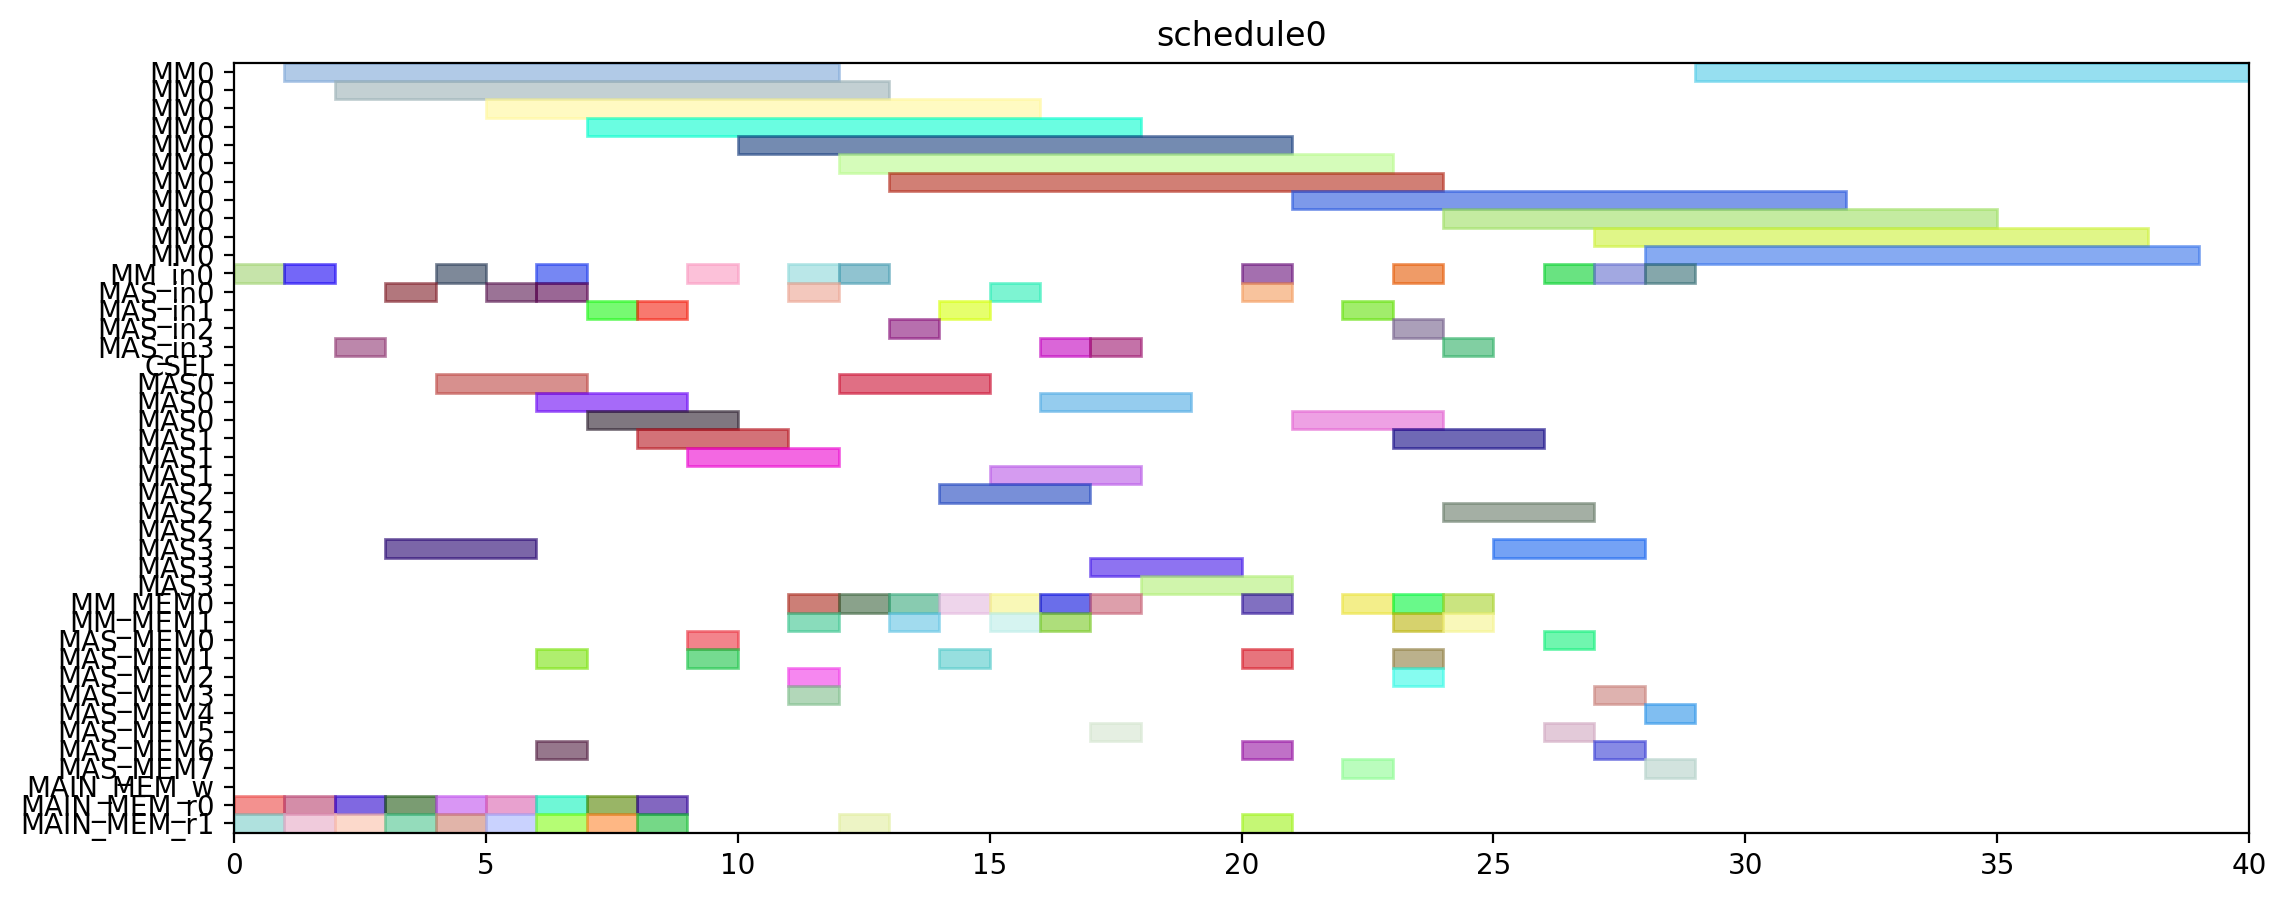

This figure's Python source:
from pyschedule import Scenario, solvers, plotters, alt


def solve():
	horizon = 120
	S = Scenario("schedule0", horizon=horizon)

	# resource
	MM = S.Resources('MM', num=1, size=11)
	MM_in = S.Resources('MM_in', num=1)
	MAS_in = S.Resources('MAS_in', num=4)
	CSEL = S.Resource('CSEL')
	MAS = S.Resources('MAS', num=4, size=3, periods=range(1, horizon))
	MM_MEM = S.Resources('MM_MEM', num=2)
	MAS_MEM = S.Resources('MAS_MEM', num=8)
	MAIN_MEM_w = S.Resource('MAIN_MEM_w', size=1)
	MAIN_MEM_r = S.Resources('MAIN_MEM_r', num=2)

	# result of previous scheduling

	# new tasks
	t0 = S.Task('t0', length=11, delay_cost=1)
	t0 += alt(MM)
	t0_in = S.Task('t0_in', length=1, delay_cost=1)
	t0_in += alt(MM_in)
	S += t0_in*MM_in[0]<=t0*MM[0]
	t0_mem0 = S.Task('t0_mem0', length=1, delay_cost=1)
	t0_mem0 += MAIN_MEM_r[0]
	S += t0_mem0 <= t0

	t0_mem1 = S.Task('t0_mem1', length=1, delay_cost=1)
	t0_mem1 += MAIN_MEM_r[1]
	S += t0_mem1 <= t0

	t1 = S.Task('t1', length=11, delay_cost=1)
	t1 += alt(MM)
	t1_in = S.Task('t1_in', length=1, delay_cost=1)
	t1_in += alt(MM_in)
	S += t1_in*MM_in[0]<=t1*MM[0]
	t1_mem0 = S.Task('t1_mem0', length=1, delay_cost=1)
	t1_mem0 += MAIN_MEM_r[0]
	S += t1_mem0 <= t1

	t1_mem1 = S.Task('t1_mem1', length=1, delay_cost=1)
	t1_mem1 += MAIN_MEM_r[1]
	S += t1_mem1 <= t1

	t2 = S.Task('t2', length=11, delay_cost=1)
	t2 += alt(MM)
	t2_in = S.Task('t2_in', length=1, delay_cost=1)
	t2_in += alt(MM_in)
	S += t2_in*MM_in[0]<=t2*MM[0]
	t2_mem0 = S.Task('t2_mem0', length=1, delay_cost=1)
	t2_mem0 += MAIN_MEM_r[0]
	S += t2_mem0 <= t2

	t2_mem1 = S.Task('t2_mem1', length=1, delay_cost=1)
	t2_mem1 += MAIN_MEM_r[1]
	S += t2_mem1 <= t2

	t3 = S.Task('t3', length=3, delay_cost=1)
	t3 += alt(MAS)
	t3_in = S.Task('t3_in', length=1, delay_cost=1)
	t3_in += alt(MAS_in)
	S += t3_in*MAS_in[0]<=t3*MAS[0]

	S += t3_in*MAS_in[1]<=t3*MAS[1]

	S += t3_in*MAS_in[2]<=t3*MAS[2]

	S += t3_in*MAS_in[3]<=t3*MAS[3]

	t3_mem0 = S.Task('t3_mem0', length=1, delay_cost=1)
	t3_mem0 += MAIN_MEM_r[0]
	S += t3_mem0 <= t3

	t3_mem1 = S.Task('t3_mem1', length=1, delay_cost=1)
	t3_mem1 += MAIN_MEM_r[1]
	S += t3_mem1 <= t3

	t4 = S.Task('t4', length=3, delay_cost=1)
	t4 += alt(MAS)
	t4_in = S.Task('t4_in', length=1, delay_cost=1)
	t4_in += alt(MAS_in)
	S += t4_in*MAS_in[0]<=t4*MAS[0]

	S += t4_in*MAS_in[1]<=t4*MAS[1]

	S += t4_in*MAS_in[2]<=t4*MAS[2]

	S += t4_in*MAS_in[3]<=t4*MAS[3]

	t4_mem0 = S.Task('t4_mem0', length=1, delay_cost=1)
	t4_mem0 += MAIN_MEM_r[0]
	S += t4_mem0 <= t4

	t4_mem1 = S.Task('t4_mem1', length=1, delay_cost=1)
	t4_mem1 += MAIN_MEM_r[1]
	S += t4_mem1 <= t4

	t8 = S.Task('t8', length=3, delay_cost=1)
	t8 += alt(MAS)
	t8_in = S.Task('t8_in', length=1, delay_cost=1)
	t8_in += alt(MAS_in)
	S += t8_in*MAS_in[0]<=t8*MAS[0]

	S += t8_in*MAS_in[1]<=t8*MAS[1]

	S += t8_in*MAS_in[2]<=t8*MAS[2]

	S += t8_in*MAS_in[3]<=t8*MAS[3]

	t8_mem0 = S.Task('t8_mem0', length=1, delay_cost=1)
	t8_mem0 += MAIN_MEM_r[0]
	S += t8_mem0 <= t8

	t8_mem1 = S.Task('t8_mem1', length=1, delay_cost=1)
	t8_mem1 += MAIN_MEM_r[1]
	S += t8_mem1 <= t8

	t9 = S.Task('t9', length=3, delay_cost=1)
	t9 += alt(MAS)
	t9_in = S.Task('t9_in', length=1, delay_cost=1)
	t9_in += alt(MAS_in)
	S += t9_in*MAS_in[0]<=t9*MAS[0]

	S += t9_in*MAS_in[1]<=t9*MAS[1]

	S += t9_in*MAS_in[2]<=t9*MAS[2]

	S += t9_in*MAS_in[3]<=t9*MAS[3]

	t9_mem0 = S.Task('t9_mem0', length=1, delay_cost=1)
	t9_mem0 += MAIN_MEM_r[0]
	S += t9_mem0 <= t9

	t9_mem1 = S.Task('t9_mem1', length=1, delay_cost=1)
	t9_mem1 += MAIN_MEM_r[1]
	S += t9_mem1 <= t9

	t13 = S.Task('t13', length=3, delay_cost=1)
	t13 += alt(MAS)
	t13_in = S.Task('t13_in', length=1, delay_cost=1)
	t13_in += alt(MAS_in)
	S += t13_in*MAS_in[0]<=t13*MAS[0]

	S += t13_in*MAS_in[1]<=t13*MAS[1]

	S += t13_in*MAS_in[2]<=t13*MAS[2]

	S += t13_in*MAS_in[3]<=t13*MAS[3]

	t13_mem0 = S.Task('t13_mem0', length=1, delay_cost=1)
	t13_mem0 += MAIN_MEM_r[0]
	S += t13_mem0 <= t13

	t13_mem1 = S.Task('t13_mem1', length=1, delay_cost=1)
	t13_mem1 += MAIN_MEM_r[1]
	S += t13_mem1 <= t13

	t14 = S.Task('t14', length=3, delay_cost=1)
	t14 += alt(MAS)
	t14_in = S.Task('t14_in', length=1, delay_cost=1)
	t14_in += alt(MAS_in)
	S += t14_in*MAS_in[0]<=t14*MAS[0]

	S += t14_in*MAS_in[1]<=t14*MAS[1]

	S += t14_in*MAS_in[2]<=t14*MAS[2]

	S += t14_in*MAS_in[3]<=t14*MAS[3]

	t14_mem0 = S.Task('t14_mem0', length=1, delay_cost=1)
	t14_mem0 += MAIN_MEM_r[0]
	S += t14_mem0 <= t14

	t14_mem1 = S.Task('t14_mem1', length=1, delay_cost=1)
	t14_mem1 += MAIN_MEM_r[1]
	S += t14_mem1 <= t14

	t5 = S.Task('t5', length=11, delay_cost=1)
	t5 += alt(MM)
	t5_in = S.Task('t5_in', length=1, delay_cost=1)
	t5_in += alt(MM_in)
	S += t5_in*MM_in[0]<=t5*MM[0]
	t5_mem0 = S.Task('t5_mem0', length=1, delay_cost=1)
	t5_mem0 += alt(MAS_MEM)
	S += (t3*MAS[0])-1 < t5_mem0*MAS_MEM[0]
	S += (t3*MAS[1])-1 < t5_mem0*MAS_MEM[2]
	S += (t3*MAS[2])-1 < t5_mem0*MAS_MEM[4]
	S += (t3*MAS[3])-1 < t5_mem0*MAS_MEM[6]
	S += t5_mem0 <= t5

	t5_mem1 = S.Task('t5_mem1', length=1, delay_cost=1)
	t5_mem1 += alt(MAS_MEM)
	S += (t4*MAS[0])-1 < t5_mem1*MAS_MEM[1]
	S += (t4*MAS[1])-1 < t5_mem1*MAS_MEM[3]
	S += (t4*MAS[2])-1 < t5_mem1*MAS_MEM[5]
	S += (t4*MAS[3])-1 < t5_mem1*MAS_MEM[7]
	S += t5_mem1 <= t5

	t6 = S.Task('t6', length=3, delay_cost=1)
	t6 += alt(MAS)
	t6_in = S.Task('t6_in', length=1, delay_cost=1)
	t6_in += alt(MAS_in)
	S += t6_in*MAS_in[0]<=t6*MAS[0]

	S += t6_in*MAS_in[1]<=t6*MAS[1]

	S += t6_in*MAS_in[2]<=t6*MAS[2]

	S += t6_in*MAS_in[3]<=t6*MAS[3]

	t6_mem0 = S.Task('t6_mem0', length=1, delay_cost=1)
	t6_mem0 += alt(MM_MEM)
	S += (t0*MM[0])-1 < t6_mem0*MM_MEM[0]
	S += t6_mem0 <= t6

	t6_mem1 = S.Task('t6_mem1', length=1, delay_cost=1)
	t6_mem1 += alt(MM_MEM)
	S += (t1*MM[0])-1 < t6_mem1*MM_MEM[1]
	S += t6_mem1 <= t6

	t10 = S.Task('t10', length=11, delay_cost=1)
	t10 += alt(MM)
	t10_in = S.Task('t10_in', length=1, delay_cost=1)
	t10_in += alt(MM_in)
	S += t10_in*MM_in[0]<=t10*MM[0]
	t10_mem0 = S.Task('t10_mem0', length=1, delay_cost=1)
	t10_mem0 += alt(MAS_MEM)
	S += (t8*MAS[0])-1 < t10_mem0*MAS_MEM[0]
	S += (t8*MAS[1])-1 < t10_mem0*MAS_MEM[2]
	S += (t8*MAS[2])-1 < t10_mem0*MAS_MEM[4]
	S += (t8*MAS[3])-1 < t10_mem0*MAS_MEM[6]
	S += t10_mem0 <= t10

	t10_mem1 = S.Task('t10_mem1', length=1, delay_cost=1)
	t10_mem1 += alt(MAS_MEM)
	S += (t9*MAS[0])-1 < t10_mem1*MAS_MEM[1]
	S += (t9*MAS[1])-1 < t10_mem1*MAS_MEM[3]
	S += (t9*MAS[2])-1 < t10_mem1*MAS_MEM[5]
	S += (t9*MAS[3])-1 < t10_mem1*MAS_MEM[7]
	S += t10_mem1 <= t10

	t11 = S.Task('t11', length=3, delay_cost=1)
	t11 += alt(MAS)
	t11_in = S.Task('t11_in', length=1, delay_cost=1)
	t11_in += alt(MAS_in)
	S += t11_in*MAS_in[0]<=t11*MAS[0]

	S += t11_in*MAS_in[1]<=t11*MAS[1]

	S += t11_in*MAS_in[2]<=t11*MAS[2]

	S += t11_in*MAS_in[3]<=t11*MAS[3]

	t11_mem0 = S.Task('t11_mem0', length=1, delay_cost=1)
	t11_mem0 += alt(MM_MEM)
	S += (t1*MM[0])-1 < t11_mem0*MM_MEM[0]
	S += t11_mem0 <= t11

	t11_mem1 = S.Task('t11_mem1', length=1, delay_cost=1)
	t11_mem1 += alt(MM_MEM)
	S += (t2*MM[0])-1 < t11_mem1*MM_MEM[1]
	S += t11_mem1 <= t11

	t15 = S.Task('t15', length=11, delay_cost=1)
	t15 += alt(MM)
	t15_in = S.Task('t15_in', length=1, delay_cost=1)
	t15_in += alt(MM_in)
	S += t15_in*MM_in[0]<=t15*MM[0]
	t15_mem0 = S.Task('t15_mem0', length=1, delay_cost=1)
	t15_mem0 += alt(MAS_MEM)
	S += (t13*MAS[0])-1 < t15_mem0*MAS_MEM[0]
	S += (t13*MAS[1])-1 < t15_mem0*MAS_MEM[2]
	S += (t13*MAS[2])-1 < t15_mem0*MAS_MEM[4]
	S += (t13*MAS[3])-1 < t15_mem0*MAS_MEM[6]
	S += t15_mem0 <= t15

	t15_mem1 = S.Task('t15_mem1', length=1, delay_cost=1)
	t15_mem1 += alt(MAS_MEM)
	S += (t14*MAS[0])-1 < t15_mem1*MAS_MEM[1]
	S += (t14*MAS[1])-1 < t15_mem1*MAS_MEM[3]
	S += (t14*MAS[2])-1 < t15_mem1*MAS_MEM[5]
	S += (t14*MAS[3])-1 < t15_mem1*MAS_MEM[7]
	S += t15_mem1 <= t15

	t16 = S.Task('t16', length=3, delay_cost=1)
	t16 += alt(MAS)
	t16_in = S.Task('t16_in', length=1, delay_cost=1)
	t16_in += alt(MAS_in)
	S += t16_in*MAS_in[0]<=t16*MAS[0]

	S += t16_in*MAS_in[1]<=t16*MAS[1]

	S += t16_in*MAS_in[2]<=t16*MAS[2]

	S += t16_in*MAS_in[3]<=t16*MAS[3]

	t16_mem0 = S.Task('t16_mem0', length=1, delay_cost=1)
	t16_mem0 += alt(MM_MEM)
	S += (t0*MM[0])-1 < t16_mem0*MM_MEM[0]
	S += t16_mem0 <= t16

	t16_mem1 = S.Task('t16_mem1', length=1, delay_cost=1)
	t16_mem1 += alt(MM_MEM)
	S += (t2*MM[0])-1 < t16_mem1*MM_MEM[1]
	S += t16_mem1 <= t16

	t18 = S.Task('t18', length=3, delay_cost=1)
	t18 += alt(MAS)
	t18_in = S.Task('t18_in', length=1, delay_cost=1)
	t18_in += alt(MAS_in)
	S += t18_in*MAS_in[0]<=t18*MAS[0]

	S += t18_in*MAS_in[1]<=t18*MAS[1]

	S += t18_in*MAS_in[2]<=t18*MAS[2]

	S += t18_in*MAS_in[3]<=t18*MAS[3]

	t18_mem0 = S.Task('t18_mem0', length=1, delay_cost=1)
	t18_mem0 += alt(MM_MEM)
	S += (t0*MM[0])-1 < t18_mem0*MM_MEM[0]
	S += t18_mem0 <= t18

	t18_mem1 = S.Task('t18_mem1', length=1, delay_cost=1)
	t18_mem1 += alt(MM_MEM)
	S += (t0*MM[0])-1 < t18_mem1*MM_MEM[1]
	S += t18_mem1 <= t18

	t20 = S.Task('t20', length=11, delay_cost=1)
	t20 += alt(MM)
	t20_in = S.Task('t20_in', length=1, delay_cost=1)
	t20_in += alt(MM_in)
	S += t20_in*MM_in[0]<=t20*MM[0]
	t20_mem0 = S.Task('t20_mem0', length=1, delay_cost=1)
	t20_mem0 += alt(MM_MEM)
	S += (t2*MM[0])-1 < t20_mem0*MM_MEM[0]
	S += t20_mem0 <= t20

	t20_mem1 = S.Task('t20_mem1', length=1, delay_cost=1)
	t20_mem1 += MAIN_MEM_r[1]
	S += t20_mem1 <= t20

	t7 = S.Task('t7', length=3, delay_cost=1)
	t7 += alt(MAS)
	t7_in = S.Task('t7_in', length=1, delay_cost=1)
	t7_in += alt(MAS_in)
	S += t7_in*MAS_in[0]<=t7*MAS[0]

	S += t7_in*MAS_in[1]<=t7*MAS[1]

	S += t7_in*MAS_in[2]<=t7*MAS[2]

	S += t7_in*MAS_in[3]<=t7*MAS[3]

	t7_mem0 = S.Task('t7_mem0', length=1, delay_cost=1)
	t7_mem0 += alt(MM_MEM)
	S += (t5*MM[0])-1 < t7_mem0*MM_MEM[0]
	S += t7_mem0 <= t7

	t7_mem1 = S.Task('t7_mem1', length=1, delay_cost=1)
	t7_mem1 += alt(MAS_MEM)
	S += (t6*MAS[0])-1 < t7_mem1*MAS_MEM[1]
	S += (t6*MAS[1])-1 < t7_mem1*MAS_MEM[3]
	S += (t6*MAS[2])-1 < t7_mem1*MAS_MEM[5]
	S += (t6*MAS[3])-1 < t7_mem1*MAS_MEM[7]
	S += t7_mem1 <= t7

	t12 = S.Task('t12', length=3, delay_cost=1)
	t12 += alt(MAS)
	t12_in = S.Task('t12_in', length=1, delay_cost=1)
	t12_in += alt(MAS_in)
	S += t12_in*MAS_in[0]<=t12*MAS[0]

	S += t12_in*MAS_in[1]<=t12*MAS[1]

	S += t12_in*MAS_in[2]<=t12*MAS[2]

	S += t12_in*MAS_in[3]<=t12*MAS[3]

	t12_mem0 = S.Task('t12_mem0', length=1, delay_cost=1)
	t12_mem0 += alt(MM_MEM)
	S += (t10*MM[0])-1 < t12_mem0*MM_MEM[0]
	S += t12_mem0 <= t12

	t12_mem1 = S.Task('t12_mem1', length=1, delay_cost=1)
	t12_mem1 += alt(MAS_MEM)
	S += (t11*MAS[0])-1 < t12_mem1*MAS_MEM[1]
	S += (t11*MAS[1])-1 < t12_mem1*MAS_MEM[3]
	S += (t11*MAS[2])-1 < t12_mem1*MAS_MEM[5]
	S += (t11*MAS[3])-1 < t12_mem1*MAS_MEM[7]
	S += t12_mem1 <= t12

	t17 = S.Task('t17', length=3, delay_cost=1)
	t17 += alt(MAS)
	t17_in = S.Task('t17_in', length=1, delay_cost=1)
	t17_in += alt(MAS_in)
	S += t17_in*MAS_in[0]<=t17*MAS[0]

	S += t17_in*MAS_in[1]<=t17*MAS[1]

	S += t17_in*MAS_in[2]<=t17*MAS[2]

	S += t17_in*MAS_in[3]<=t17*MAS[3]

	t17_mem0 = S.Task('t17_mem0', length=1, delay_cost=1)
	t17_mem0 += alt(MM_MEM)
	S += (t15*MM[0])-1 < t17_mem0*MM_MEM[0]
	S += t17_mem0 <= t17

	t17_mem1 = S.Task('t17_mem1', length=1, delay_cost=1)
	t17_mem1 += alt(MAS_MEM)
	S += (t16*MAS[0])-1 < t17_mem1*MAS_MEM[1]
	S += (t16*MAS[1])-1 < t17_mem1*MAS_MEM[3]
	S += (t16*MAS[2])-1 < t17_mem1*MAS_MEM[5]
	S += (t16*MAS[3])-1 < t17_mem1*MAS_MEM[7]
	S += t17_mem1 <= t17

	t19 = S.Task('t19', length=3, delay_cost=1)
	t19 += alt(MAS)
	t19_in = S.Task('t19_in', length=1, delay_cost=1)
	t19_in += alt(MAS_in)
	S += t19_in*MAS_in[0]<=t19*MAS[0]

	S += t19_in*MAS_in[1]<=t19*MAS[1]

	S += t19_in*MAS_in[2]<=t19*MAS[2]

	S += t19_in*MAS_in[3]<=t19*MAS[3]

	t19_mem0 = S.Task('t19_mem0', length=1, delay_cost=1)
	t19_mem0 += alt(MM_MEM)
	S += (t0*MM[0])-1 < t19_mem0*MM_MEM[0]
	S += t19_mem0 <= t19

	t19_mem1 = S.Task('t19_mem1', length=1, delay_cost=1)
	t19_mem1 += alt(MAS_MEM)
	S += (t18*MAS[0])-1 < t19_mem1*MAS_MEM[1]
	S += (t18*MAS[1])-1 < t19_mem1*MAS_MEM[3]
	S += (t18*MAS[2])-1 < t19_mem1*MAS_MEM[5]
	S += (t18*MAS[3])-1 < t19_mem1*MAS_MEM[7]
	S += t19_mem1 <= t19

	t21 = S.Task('t21', length=3, delay_cost=1)
	t21 += alt(MAS)
	t21_in = S.Task('t21_in', length=1, delay_cost=1)
	t21_in += alt(MAS_in)
	S += t21_in*MAS_in[0]<=t21*MAS[0]

	S += t21_in*MAS_in[1]<=t21*MAS[1]

	S += t21_in*MAS_in[2]<=t21*MAS[2]

	S += t21_in*MAS_in[3]<=t21*MAS[3]

	t21_mem0 = S.Task('t21_mem0', length=1, delay_cost=1)
	t21_mem0 += alt(MM_MEM)
	S += (t1*MM[0])-1 < t21_mem0*MM_MEM[0]
	S += t21_mem0 <= t21

	t21_mem1 = S.Task('t21_mem1', length=1, delay_cost=1)
	t21_mem1 += alt(MM_MEM)
	S += (t20*MM[0])-1 < t21_mem1*MM_MEM[1]
	S += t21_mem1 <= t21

	t22 = S.Task('t22', length=3, delay_cost=1)
	t22 += alt(MAS)
	t22_in = S.Task('t22_in', length=1, delay_cost=1)
	t22_in += alt(MAS_in)
	S += t22_in*MAS_in[0]<=t22*MAS[0]

	S += t22_in*MAS_in[1]<=t22*MAS[1]

	S += t22_in*MAS_in[2]<=t22*MAS[2]

	S += t22_in*MAS_in[3]<=t22*MAS[3]

	t22_mem0 = S.Task('t22_mem0', length=1, delay_cost=1)
	t22_mem0 += alt(MM_MEM)
	S += (t1*MM[0])-1 < t22_mem0*MM_MEM[0]
	S += t22_mem0 <= t22

	t22_mem1 = S.Task('t22_mem1', length=1, delay_cost=1)
	t22_mem1 += alt(MM_MEM)
	S += (t20*MM[0])-1 < t22_mem1*MM_MEM[1]
	S += t22_mem1 <= t22

	t23 = S.Task('t23', length=11, delay_cost=1)
	t23 += alt(MM)
	t23_in = S.Task('t23_in', length=1, delay_cost=1)
	t23_in += alt(MM_in)
	S += t23_in*MM_in[0]<=t23*MM[0]
	t23_mem0 = S.Task('t23_mem0', length=1, delay_cost=1)
	t23_mem0 += alt(MAS_MEM)
	S += (t17*MAS[0])-1 < t23_mem0*MAS_MEM[0]
	S += (t17*MAS[1])-1 < t23_mem0*MAS_MEM[2]
	S += (t17*MAS[2])-1 < t23_mem0*MAS_MEM[4]
	S += (t17*MAS[3])-1 < t23_mem0*MAS_MEM[6]
	S += t23_mem0 <= t23

	t23_mem1 = S.Task('t23_mem1', length=1, delay_cost=1)
	t23_mem1 += MAIN_MEM_r[1]
	S += t23_mem1 <= t23

	t25 = S.Task('t25', length=11, delay_cost=1)
	t25 += alt(MM)
	t25_in = S.Task('t25_in', length=1, delay_cost=1)
	t25_in += alt(MM_in)
	S += t25_in*MM_in[0]<=t25*MM[0]
	t25_mem0 = S.Task('t25_mem0', length=1, delay_cost=1)
	t25_mem0 += alt(MAS_MEM)
	S += (t7*MAS[0])-1 < t25_mem0*MAS_MEM[0]
	S += (t7*MAS[1])-1 < t25_mem0*MAS_MEM[2]
	S += (t7*MAS[2])-1 < t25_mem0*MAS_MEM[4]
	S += (t7*MAS[3])-1 < t25_mem0*MAS_MEM[6]
	S += t25_mem0 <= t25

	t25_mem1 = S.Task('t25_mem1', length=1, delay_cost=1)
	t25_mem1 += alt(MAS_MEM)
	S += (t22*MAS[0])-1 < t25_mem1*MAS_MEM[1]
	S += (t22*MAS[1])-1 < t25_mem1*MAS_MEM[3]
	S += (t22*MAS[2])-1 < t25_mem1*MAS_MEM[5]
	S += (t22*MAS[3])-1 < t25_mem1*MAS_MEM[7]
	S += t25_mem1 <= t25

	t27 = S.Task('t27', length=11, delay_cost=1)
	t27 += alt(MM)
	t27_in = S.Task('t27_in', length=1, delay_cost=1)
	t27_in += alt(MM_in)
	S += t27_in*MM_in[0]<=t27*MM[0]
	t27_mem0 = S.Task('t27_mem0', length=1, delay_cost=1)
	t27_mem0 += alt(MAS_MEM)
	S += (t22*MAS[0])-1 < t27_mem0*MAS_MEM[0]
	S += (t22*MAS[1])-1 < t27_mem0*MAS_MEM[2]
	S += (t22*MAS[2])-1 < t27_mem0*MAS_MEM[4]
	S += (t22*MAS[3])-1 < t27_mem0*MAS_MEM[6]
	S += t27_mem0 <= t27

	t27_mem1 = S.Task('t27_mem1', length=1, delay_cost=1)
	t27_mem1 += alt(MAS_MEM)
	S += (t21*MAS[0])-1 < t27_mem1*MAS_MEM[1]
	S += (t21*MAS[1])-1 < t27_mem1*MAS_MEM[3]
	S += (t21*MAS[2])-1 < t27_mem1*MAS_MEM[5]
	S += (t21*MAS[3])-1 < t27_mem1*MAS_MEM[7]
	S += t27_mem1 <= t27

	t28 = S.Task('t28', length=11, delay_cost=1)
	t28 += alt(MM)
	t28_in = S.Task('t28_in', length=1, delay_cost=1)
	t28_in += alt(MM_in)
	S += t28_in*MM_in[0]<=t28*MM[0]
	t28_mem0 = S.Task('t28_mem0', length=1, delay_cost=1)
	t28_mem0 += alt(MAS_MEM)
	S += (t19*MAS[0])-1 < t28_mem0*MAS_MEM[0]
	S += (t19*MAS[1])-1 < t28_mem0*MAS_MEM[2]
	S += (t19*MAS[2])-1 < t28_mem0*MAS_MEM[4]
	S += (t19*MAS[3])-1 < t28_mem0*MAS_MEM[6]
	S += t28_mem0 <= t28

	t28_mem1 = S.Task('t28_mem1', length=1, delay_cost=1)
	t28_mem1 += alt(MAS_MEM)
	S += (t7*MAS[0])-1 < t28_mem1*MAS_MEM[1]
	S += (t7*MAS[1])-1 < t28_mem1*MAS_MEM[3]
	S += (t7*MAS[2])-1 < t28_mem1*MAS_MEM[5]
	S += (t7*MAS[3])-1 < t28_mem1*MAS_MEM[7]
	S += t28_mem1 <= t28

	t29 = S.Task('t29', length=11, delay_cost=1)
	t29 += alt(MM)
	t29_in = S.Task('t29_in', length=1, delay_cost=1)
	t29_in += alt(MM_in)
	S += t29_in*MM_in[0]<=t29*MM[0]
	t29_mem0 = S.Task('t29_mem0', length=1, delay_cost=1)
	t29_mem0 += alt(MAS_MEM)
	S += (t21*MAS[0])-1 < t29_mem0*MAS_MEM[0]
	S += (t21*MAS[1])-1 < t29_mem0*MAS_MEM[2]
	S += (t21*MAS[2])-1 < t29_mem0*MAS_MEM[4]
	S += (t21*MAS[3])-1 < t29_mem0*MAS_MEM[6]
	S += t29_mem0 <= t29

	t29_mem1 = S.Task('t29_mem1', length=1, delay_cost=1)
	t29_mem1 += alt(MAS_MEM)
	S += (t12*MAS[0])-1 < t29_mem1*MAS_MEM[1]
	S += (t12*MAS[1])-1 < t29_mem1*MAS_MEM[3]
	S += (t12*MAS[2])-1 < t29_mem1*MAS_MEM[5]
	S += (t12*MAS[3])-1 < t29_mem1*MAS_MEM[7]
	S += t29_mem1 <= t29

	solvers.mip.solve(S,msg=1,kind='CPLEX',ratio_gap=1.01)

	solution = [['hoge']*len(S.solution()[1]) for i in range(len(S.solution()))]
	for i in range(len(S.solution())):
		for j in range(len(S.solution()[i])):
			solution[i][j]=str(S.solution()[i][j])
	print(solution)

	cycles = int(solution[-1][3])

	pic_file_name = "/home/mfukuda/ABE/multiRAM_multiMAS_16mux/scheduling_result/stage11MM1_stage3MAS4/EP_ADD_A_0/schedule0.png"
	if(S.solution() != []):
		plotters.matplotlib.plot(S,img_filename=pic_file_name, show_task_labels=False, fig_size=(cycles*0.25+3, 5))

	return solution
